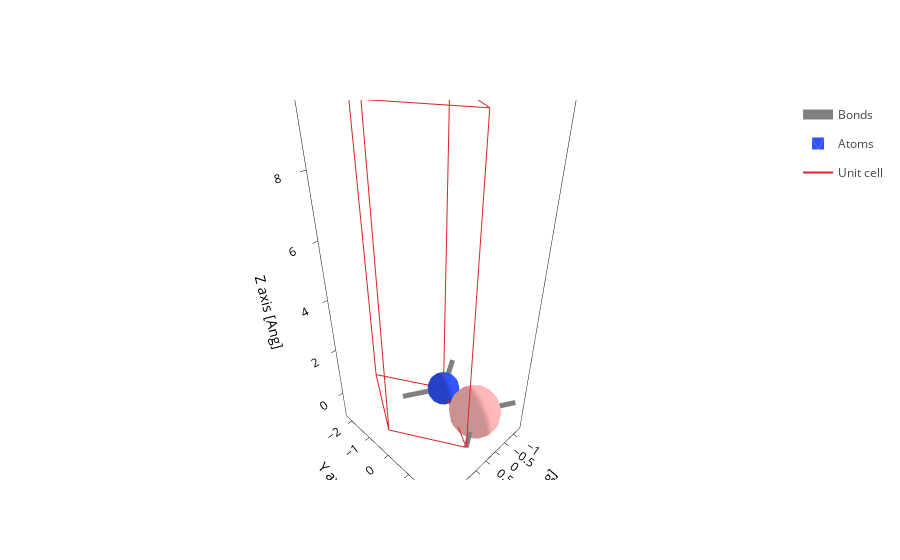

Notebook code cell kept with this figure:
### Code cell
# 1. Plot structure
savedir_struct = savedir
file = sisl.get_sile(path / "aiida.fdf")
fig = file.plot.geometry(axes="xyz")
fig.show()

### Figure 1 — Plotly figure (JSON) as saved in the notebook; plotly's stock layout.template omitted (floating-point values rounded to 4 significant figures; data arrays with more than 128 entries replaced by an {"elided": "..."} marker saying what was removed)
{"data": [{"line": {"color": "gray", "width": 10}, "meta": {}, "mode": "lines", "name": "Bonds", "opacity": 1, "type": "scatter3d", "x": [0.0, 0.0, 0.0, 0.0, 0.0, 0.0, 0.0, 0.0, 0.0, 0.0, 0.0, 0.0, 0.0, 0.0, 0.0, 0.0, 0.0, 0.0, 0.0, 0.0, NaN, 0.0, -0.06618, -0.1324, -0.1986, -0.2647, -0.3309, -0.3971, -0.4633, -0.5295, -0.5957, -0.6618, -0.728, -0.7942, -0.8604, -0.9266, -0.9928, -1.059, -1.125, -1.191, -1.258, NaN, 0.0, 0.06618, 0.1324, 0.1986, 0.2647, 0.3309, 0.3971, 0.4633, 0.5295, 0.5957, 0.6618, 0.728, 0.7942, 0.8604, 0.9266, 0.9928, 1.059, 1.125, 1.191, 1.258, NaN, 0.0, -0.06618, -0.1324, -0.1986, -0.2647, -0.3309, -0.3971, -0.4633, -0.5295, -0.5957, -0.6618, -0.728, -0.7942, -0.8604, -0.9266, -0.9928, -1.059, -1.125, -1.191, -1.258, NaN, 0.0, 0.06618, 0.1324, 0.1986, 0.2647, 0.3309, 0.3971, 0.4633, 0.5295, 0.5957, 0.6618, 0.728, 0.7942, 0.8604, 0.9266, 0.9928, 1.059, 1.125, 1.191, 1.258, NaN], "y": [0.0, 0.07642, 0.1528, 0.2293, 0.3057, 0.3821, 0.4585, 0.535, 0.6114, 0.6878, 0.7642, 0.8407, 0.9171, 0.9935, 1.07, 1.146, 1.223, 1.299, 1.376, 1.452, NaN, 0.0, -0.03821, -0.07642, -0.1146, -0.1528, -0.1911, -0.2293, -0.2675, -0.3057, -0.3439, -0.3821, -0.4203, -0.4585, -0.4967, -0.535, -0.5732, -0.6114, -0.6496, -0.6878, -0.726, NaN, 0.0, -0.03821, -0.07642, -0.1146, -0.1528, -0.1911, -0.2293, -0.2675, -0.3057, -0.3439, -0.3821, -0.4203, -0.4585, -0.4967, -0.535, -0.5732, -0.6114, -0.6496, -0.6878, -0.726, NaN, 1.452, 1.49, 1.528, 1.567, 1.605, 1.643, 1.681, 1.72, 1.758, 1.796, 1.834, 1.872, 1.911, 1.949, 1.987, 2.025, 2.063, 2.102, 2.14, 2.178, NaN, 1.452, 1.49, 1.528, 1.567, 1.605, 1.643, 1.681, 1.72, 1.758, 1.796, 1.834, 1.872, 1.911, 1.949, 1.987, 2.025, 2.063, 2.102, 2.14, 2.178, NaN], "z": [0.0, 0.0, 0.0, 0.0, 0.0, 0.0, 0.0, 0.0, 0.0, 0.0, 0.0, 0.0, 0.0, 0.0, 0.0, 0.0, 0.0, 0.0, 0.0, 0.0, NaN, 0.0, 0.0, 0.0, 0.0, 0.0, 0.0, 0.0, 0.0, 0.0, 0.0, 0.0, 0.0, 0.0, 0.0, 0.0, 0.0, 0.0, 0.0, 0.0, 0.0, NaN, 0.0, 0.0, 0.0, 0.0, 0.0, 0.0, 0.0, 0.0, 0.0, 0.0, 0.0, 0.0, 0.0, 0.0, 0.0, 0.0, 0.0, 0.0, 0.0, 0.0, NaN, 0.0, 0.0, 0.0, 0.0, 0.0, 0.0, 0.0, 0.0, 0.0, 0.0, 0.0, 0.0, 0.0, 0.0, 0.0, 0.0, 0.0, 0.0, 0.0, 0.0, NaN, 0.0, 0.0, 0.0, 0.0, 0.0, 0.0, 0.0, 0.0, 0.0, 0.0, 0.0, 0.0, 0.0, 0.0, 0.0, 0.0, 0.0, 0.0, 0.0, 0.0, NaN]}, {"alphahull": 0, "color": "#3050F8", "hovertemplate": "%{meta.position}", "legendgroup": "Atoms", "meta": {"meta": {"Atoms_i": 0}, "position": "(0.00, 0.00, 0.00)"}, "name": "Atoms", "opacity": 1, "showlegend": true, "showscale": false, "type": "mesh3d", "x": {"elided": "225 float values"}, "y": {"elided": "225 float values"}, "z": {"elided": "225 float values"}}, {"alphahull": 0, "color": "#FFB5B5", "hovertemplate": "%{meta.position}", "legendgroup": "Atoms", "meta": {"meta": {"Atoms_i": 1}, "position": "(0.00, 1.45, 0.00)"}, "name": "Atoms", "opacity": 1, "showlegend": false, "showscale": false, "type": "mesh3d", "x": {"elided": "225 float values"}, "y": {"elided": "225 float values"}, "z": {"elided": "225 float values"}}, {"meta": {}, "mode": "lines", "name": "Unit cell", "type": "scatter3d", "x": [0.0, 1.258, 2.515, 2.515, 1.258, 1.258, NaN, 1.258, 0.0, 0.0, 1.258, 1.258, 0.0, NaN, 2.515, 1.258, NaN, 2.515, 1.258], "y": [0.0, -2.178, 0.0, 0.0, -2.178, -2.178, NaN, -2.178, 0.0, 0.0, 2.178, 2.178, 0.0, NaN, 0.0, 2.178, NaN, 0.0, 2.178], "z": [0.0, 0.0, 0.0, 10.0, 10.0, 0.0, NaN, 10.0, 10.0, 0.0, 0.0, 10.0, 10.0, NaN, 0.0, 0.0, NaN, 10.0, 10.0]}], "layout": {"scene": {"aspectmode": "data", "xaxis": {"title": {"text": "X axis [Ang]"}}, "yaxis": {"title": {"text": "Y axis [Ang]"}}, "zaxis": {"title": {"text": "Z axis [Ang]"}}}, "xaxis": {"scaleanchor": "y", "scaleratio": 1, "title": {"text": "X axis [Ang]"}}, "yaxis": {"title": {"text": "Y axis [Ang]"}}}}
